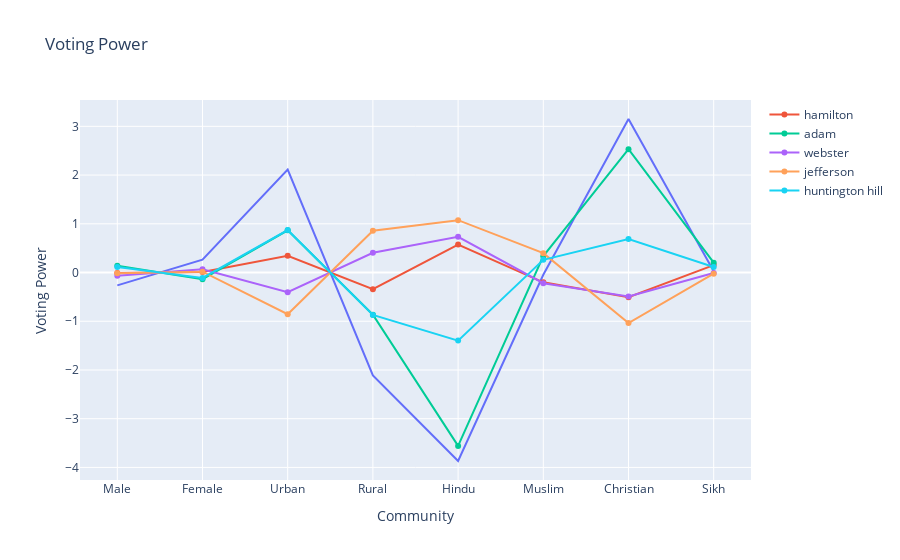

Here is the notebook cell this chart was saved with:
### Code cell
community = ["Male" , "Female" , "Urban" , "Rural" , "Hindu" , "Muslim" , "Christian" , "Sikh" ]
community_code = ["Pop_M" , "Pop_F" , "Urban_T" , "Rural_T" , "Hindu_T" , "Muslim_T" , "Christian_T" , "Sikh_T" ]

y_Seats = []
y_hamilton = []
y_adam = []
y_webster = []
y_jefferson = []
y_huntington_hill = []
for i in range(len(community)):
    y_Seats.append(voting_power("Seats",community_code[i]))
    y_hamilton.append(voting_power("hamilton",community_code[i]))
    y_adam.append(voting_power("adam",community_code[i]))
    y_webster.append(voting_power("webster",community_code[i]))
    y_jefferson.append(voting_power("jefferson",community_code[i]))
    y_huntington_hill.append(voting_power("huntington hill",community_code[i]))

df1 = pd.DataFrame(list(zip(community, y_Seats, y_hamilton, y_adam, y_webster, y_jefferson, y_huntington_hill)),
                columns =['Community', 'Seats', 'hamilton', 'adam', 'webster', 'jefferson', 'huntington hill'])
df1.head()
fig = px.line(x = community , y = y_Seats , title = "Voting Power", labels = {"x" : "Community" , "y" : "Voting Power"})
fig.add_scatter(x = community , y = y_hamilton , name = 'hamilton')
fig.add_scatter(x = community , y = y_adam , name = 'adam')
fig.add_scatter(x = community , y = y_webster , name = 'webster')
fig.add_scatter(x = community , y = y_jefferson , name = 'jefferson')
fig.add_scatter(x = community , y = y_huntington_hill , name = 'huntington hill')
fig.show()

### Figure 1 — Plotly figure (JSON) as saved in the notebook; plotly's stock layout.template omitted (floating-point values rounded to 4 significant figures)
{"data": [{"hovertemplate": "Community=%{x}<br>Voting Power=%{y}<extra></extra>", "legendgroup": "", "line": {"color": "#636efa", "dash": "solid"}, "marker": {"symbol": "circle"}, "mode": "lines", "name": "", "orientation": "v", "showlegend": false, "type": "scatter", "x": ["Male", "Female", "Urban", "Rural", "Hindu", "Muslim", "Christian", "Sikh"], "xaxis": "x", "y": [-0.2641, 0.2641, 2.112, -2.112, -3.868, -0.04683, 3.151, 0.02409], "yaxis": "y"}, {"name": "hamilton", "type": "scatter", "x": ["Male", "Female", "Urban", "Rural", "Hindu", "Muslim", "Christian", "Sikh"], "y": [-0.01064, 0.01064, 0.3424, -0.3424, 0.5744, -0.2012, -0.507, 0.1522]}, {"name": "adam", "type": "scatter", "x": ["Male", "Female", "Urban", "Rural", "Hindu", "Muslim", "Christian", "Sikh"], "y": [0.1368, -0.1368, 0.8661, -0.8661, -3.558, 0.3362, 2.532, 0.2016]}, {"name": "webster", "type": "scatter", "x": ["Male", "Female", "Urban", "Rural", "Hindu", "Muslim", "Christian", "Sikh"], "y": [-0.06649, 0.06649, -0.4054, 0.4054, 0.7318, -0.22, -0.4911, -0.008504]}, {"name": "jefferson", "type": "scatter", "x": ["Male", "Female", "Urban", "Rural", "Hindu", "Muslim", "Christian", "Sikh"], "y": [-0.01659, 0.01659, -0.8561, 0.8561, 1.074, 0.3978, -1.038, -0.02499]}, {"name": "huntington hill", "type": "scatter", "x": ["Male", "Female", "Urban", "Rural", "Hindu", "Muslim", "Christian", "Sikh"], "y": [0.1112, -0.1112, 0.8705, -0.8705, -1.397, 0.2599, 0.6884, 0.1136]}], "layout": {"legend": {"tracegroupgap": 0}, "title": {"text": "Voting Power"}, "xaxis": {"anchor": "y", "domain": [0, 1], "title": {"text": "Community"}}, "yaxis": {"anchor": "x", "domain": [0, 1], "title": {"text": "Voting Power"}}}}
